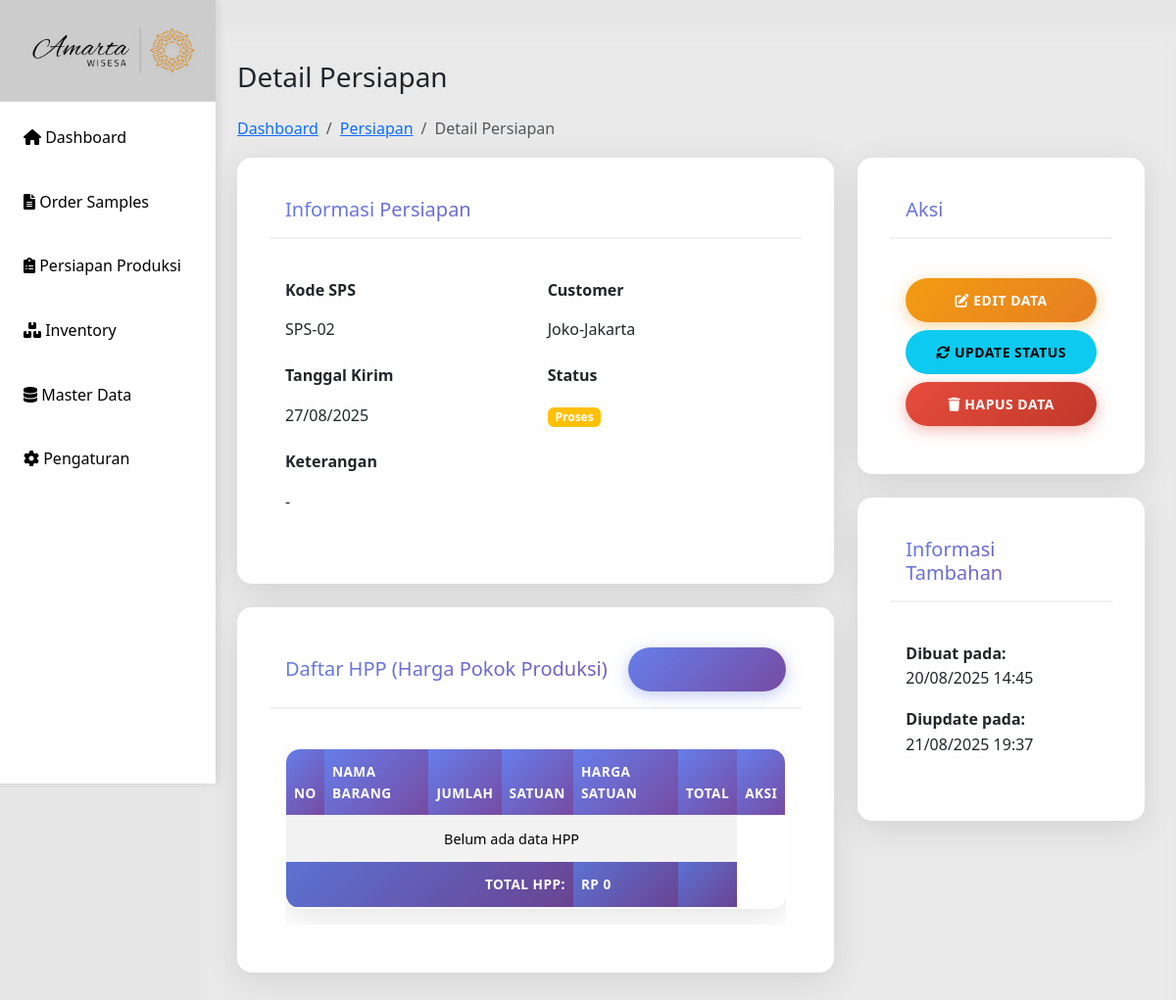
The app's page /detail-persiapan.php?id=1, older data.
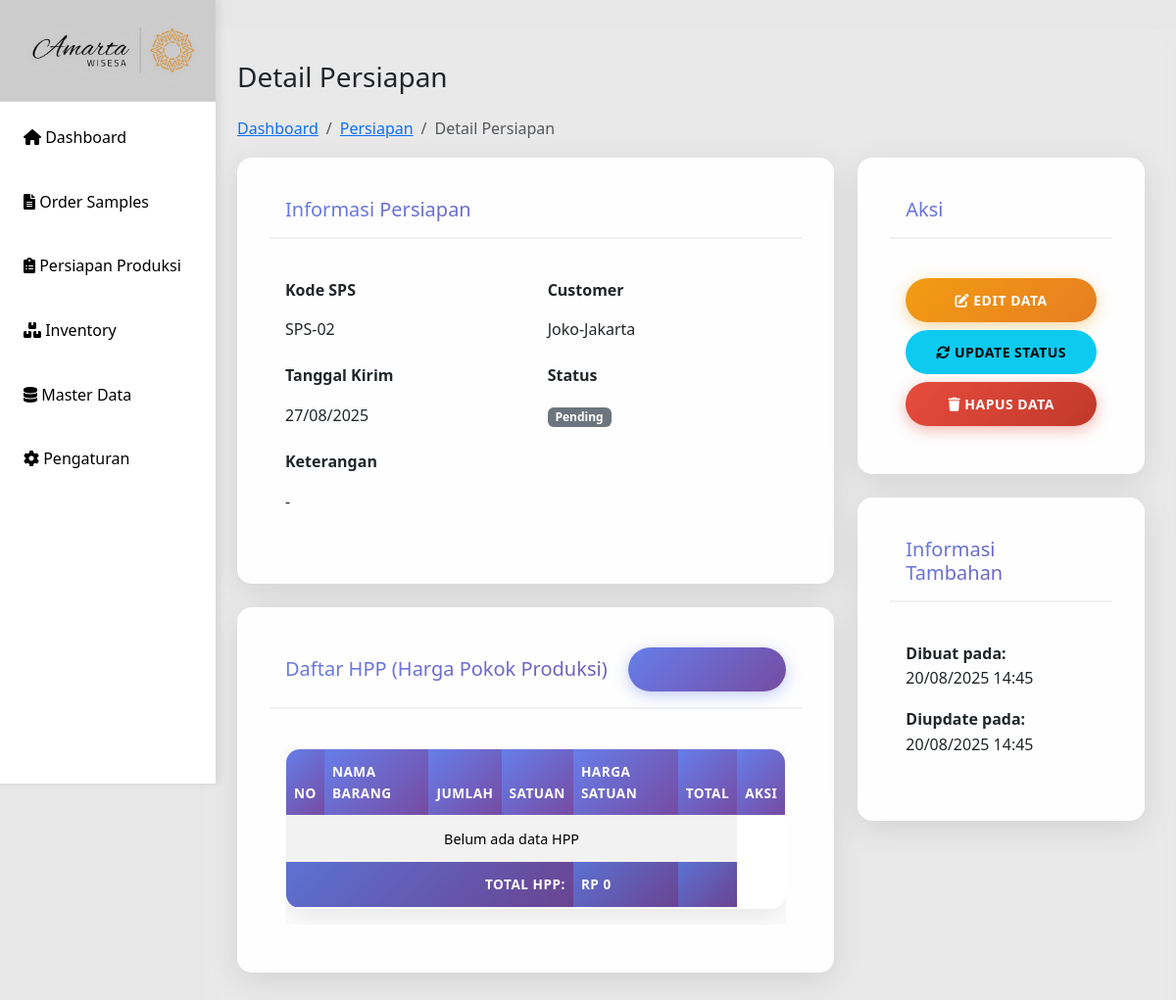
The same page, newer data.
### tables this page shows
CREATE TABLE `persiapan` (
  `id` int(11) NOT NULL,
  `id_sps` int(11) NOT NULL,
  `kode_barang` varchar(50) DEFAULT NULL,
  `nama_barang` varchar(100) DEFAULT NULL,
  `jumlah` int(11) DEFAULT NULL,
  `satuan` varchar(20) DEFAULT NULL,
  `harga` decimal(10,2) DEFAULT NULL,
  `total` decimal(10,2) DEFAULT NULL,
  `tanggal_persiapan` date NOT NULL,
  `pola` varchar(255) DEFAULT NULL,
  `marker` varchar(255) DEFAULT NULL,
  `upload_spk` varchar(255) DEFAULT NULL,
  `status` enum('pending','proses','selesai','batal') DEFAULT 'pending',
  `sp_srx` varchar(50) NOT NULL,
  `created_at` datetime DEFAULT current_timestamp(),
  `updated_at` datetime DEFAULT current_timestamp() ON UPDATE current_timestamp()
);

CREATE TABLE `sps` (
  `id` int(11) NOT NULL,
  `tanggal` date DEFAULT NULL,
  `sps_no` varchar(20) DEFAULT NULL,
  `customer` varchar(100) DEFAULT NULL,
  `item` varchar(100) DEFAULT NULL,
  `artikel` varchar(100) DEFAULT NULL,
  `qty` int(11) DEFAULT NULL,
  `size` varchar(20) DEFAULT NULL,
  `sample_product` varchar(255) DEFAULT NULL,
  `design` varchar(255) DEFAULT NULL,
  `st_chart` varchar(255) DEFAULT NULL,
  `material_sm` varchar(255) DEFAULT NULL,
  `pola_sample` varchar(255) DEFAULT NULL,
  `buat_sample` varchar(255) DEFAULT NULL,
  `kirim` date DEFAULT NULL,
  `approval` varchar(100) DEFAULT NULL,
  `sp_srx` varchar(100) DEFAULT NULL
);

### detail-persiapan.php (the view, shortened to what the changed rows need)
<?php
include 'includes/header.php';
include 'config/db.php';
$id_persiapan = intval($_GET['id']);
$sql = "SELECT p.*, s.customer as nama_customer, s.sps_no as kode_sps, s.kirim as tanggal_kirim
        FROM persiapan p
        JOIN sps s ON p.id_sps = s.id
        WHERE p.id = ?";
$stmt = mysqli_prepare($conn, $sql);
mysqli_stmt_bind_param($stmt, "i", $id_persiapan);
mysqli_stmt_execute($stmt);
$result = mysqli_stmt_get_result($stmt);
$persiapan = mysqli_fetch_assoc($result);
$total_hpp = 0;
?>
<div class="main-content">
    <div class="row">
        <div class="col-12">
            <h1 class="h3 mb-4">Detail Persiapan</h1>
            <div class="row">
                <div class="col-md-8">
                    <div class="card">
                        <div class="card-body">
                            <div class="row">
                                <div class="col-md-6">
                                    <div class="mb-3">
                                        <label class="form-label"><strong>Kode SPS</strong></label>
                                        <p class="form-control-plaintext"><?= htmlspecialchars($persiapan['kode_sps']); ?></p>
                                    </div>
                                </div>
                                <div class="col-md-6">
                                    <div class="mb-3">
                                        <label class="form-label"><strong>Customer</strong></label>
                                        <p class="form-control-plaintext"><?= htmlspecialchars($persiapan['nama_customer']); ?></p>
                                    </div>
                                </div>
                            </div>
                            <div class="row">
                                <div class="col-md-6">
                                    <div class="mb-3">
                                        <label class="form-label"><strong>Tanggal Kirim</strong></label>
                                        <p class="form-control-plaintext"><?= date('d/m/Y', strtotime($persiapan['tanggal_kirim'])); ?></p>
                                    </div>
                                </div>
                                <div class="col-md-6">
                                    <div class="mb-3">
                                        <p class="form-control-plaintext">
                                            <span class="badge bg-<?= $persiapan['status'] == 'selesai' ? 'success' : ($persiapan['status'] == 'proses' ? 'warning' : 'secondary'); ?>">
                                                <?= ucfirst($persiapan['status']); ?>
                                            </span>
                                        </p>
                                    </div>
                                </div>
                            </div>
                        </div>
                    </div>
                    <div class="card mt-3">
                        <div class="card-body">
                            <div class="table-responsive">
                                <table class="table table-striped">
                                    <thead>
                                        <tr>
                                            <th>No</th>
                                            <th>Nama Barang</th>
                                            <th>Jumlah</th>
                                            <th>Satuan</th>
                                            <th>Harga Satuan</th>
                                            <th>Total</th>
                                            <th>Aksi</th>
                                        </tr>
                                    </thead>
                                    <tfoot>
                                        <tr class="table-active">
                                            <th colspan="4" class="text-end">Total HPP:</th>
                                            <th>Rp <?= number_format($total_hpp, 0, ',', '.'); ?></th>
                                            <th></th>
                                        </tr>
                                    </tfoot>
                                </table>
                            </div>
                        </div>
                    </div>
                </div>
                <div class="col-md-4">
                    <div class="card mt-3">
                        <div class="card-body">
                            <p><strong>Dibuat pada:</strong><br>
                            <?= date('d/m/Y H:i', strtotime($persiapan['created_at'])); ?></p>
                            <?php if ($persiapan['updated_at']): ?>
                                <p><strong>Diupdate pada:</strong><br>
                                <?= date('d/m/Y H:i', strtotime($persiapan['updated_at'])); ?></p>
                            <?php endif; ?>
                        </div>
                    </div>
                </div>
            </div>
        </div>
    </div>
</div>
<?php
include 'includes/footer.php';
?>

Row changes from the older to the newer data that the page shows:
changed persiapan "SPS-02": status "Proses" → "Pending"; updated_at "21/08/2025 19:37" → "20/08/2025 14:45"
